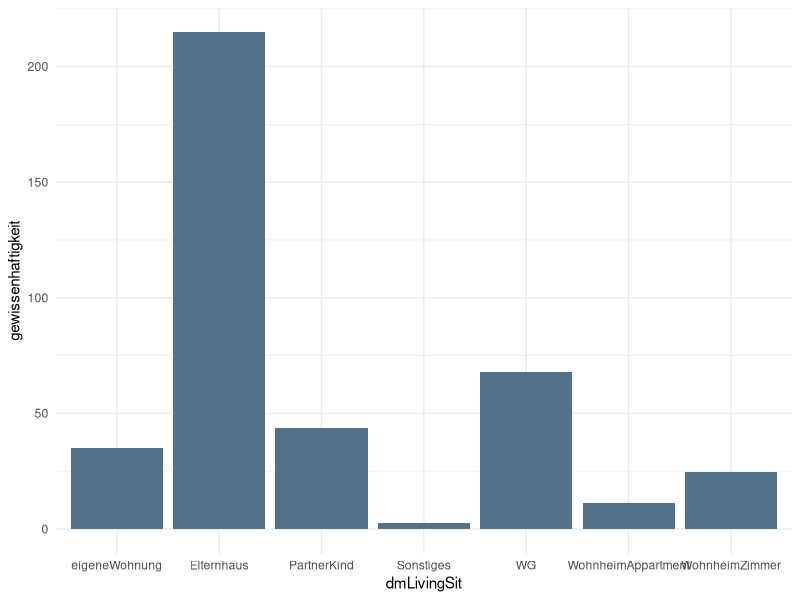
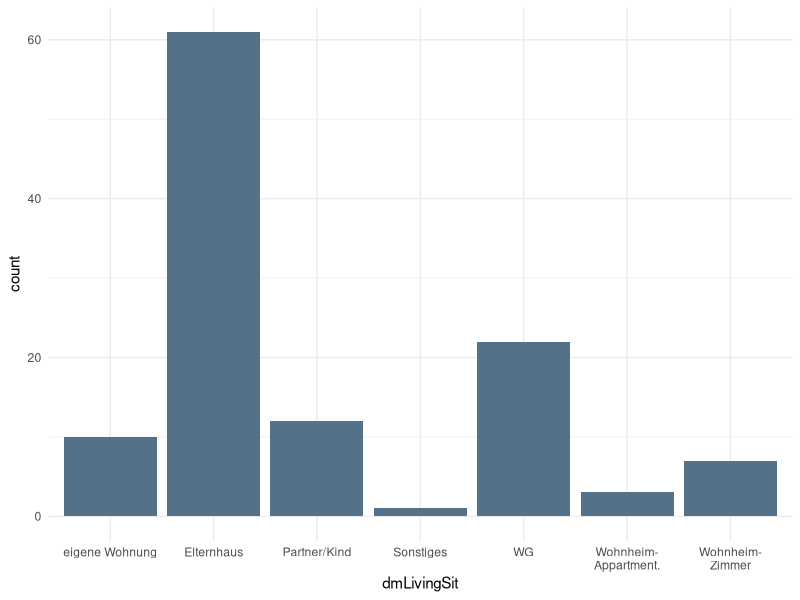
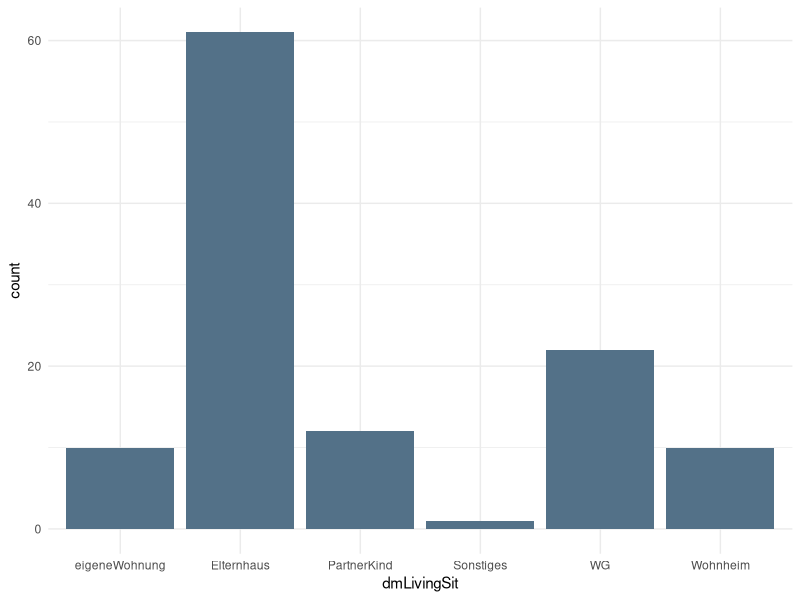
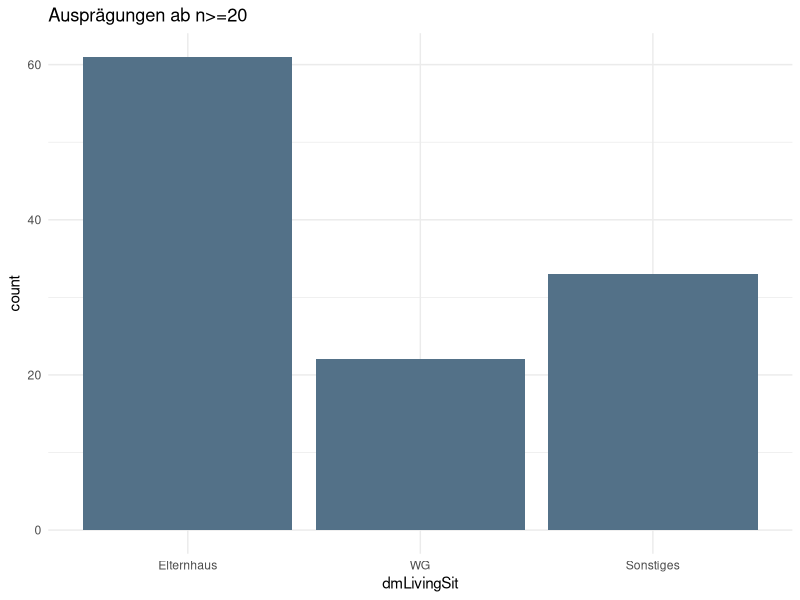
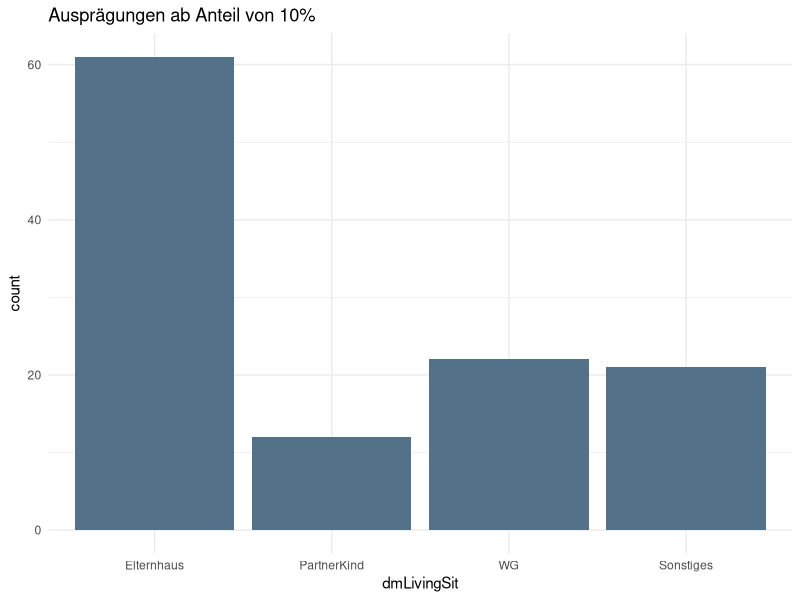
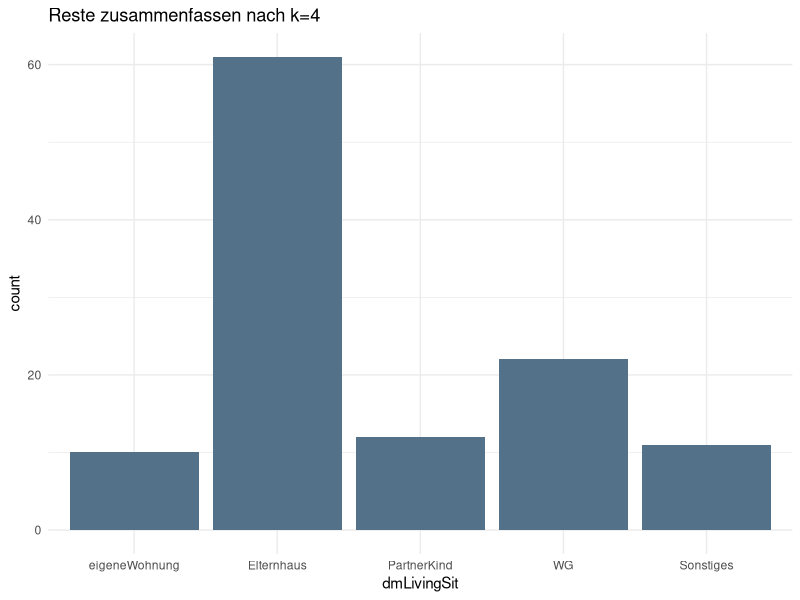
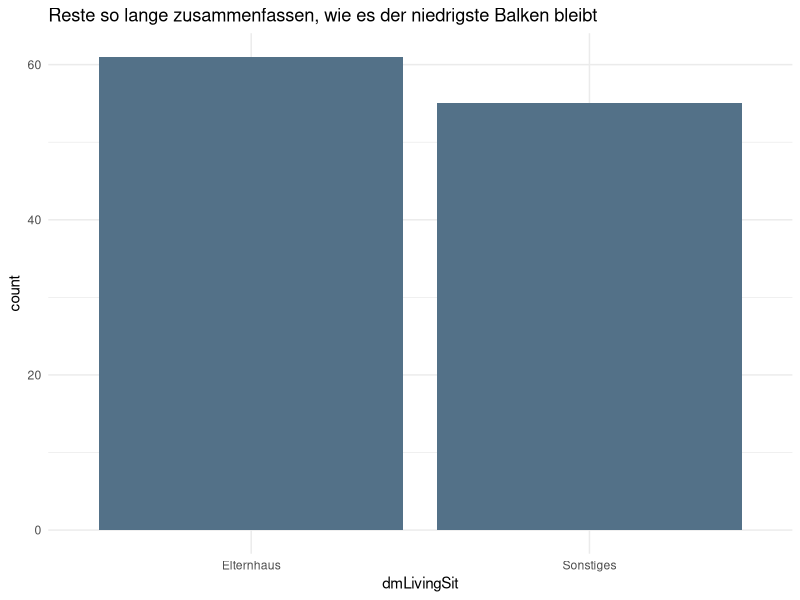
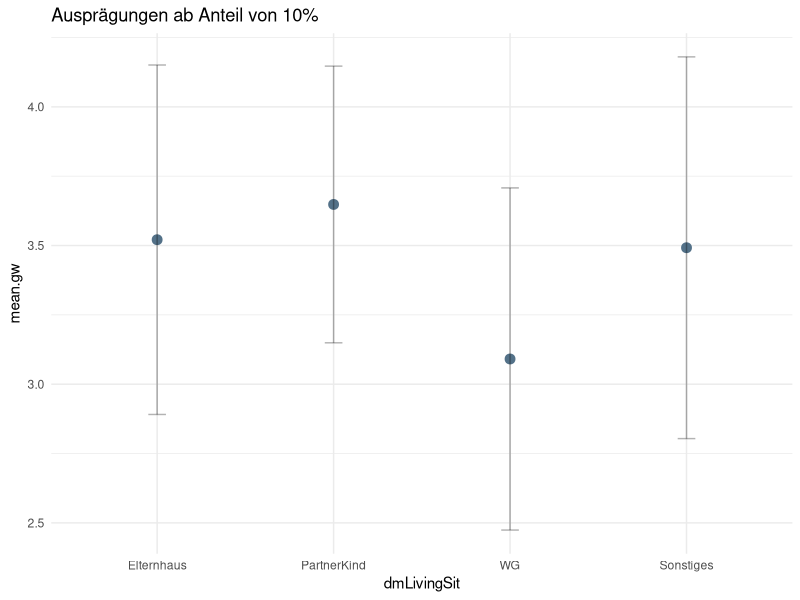

The R script that drew these images, in order:
## ---- chunk 1
library(tidyverse)

dataset <- read.csv("dataset_srl_challenges_wrangled.csv")
## ---- chunk 2
dataset %>% 
  ggplot()+
  geom_col(aes(dmLivingSit, gewissenhaftigkeit), fill = "#537188")+
  theme_minimal()
## ---- chunk 3
# Welche Stufen gibt es noch mal?
levels(factor(dataset$dmLivingSit))

# Plot mit ordentlich benannten Faktorstufen
dataset %>% 
  mutate(dmLivingSit = fct_recode(dmLivingSit,
                                   "eigene Wohnung" = "eigeneWohnung",
                                   "Partner/Kind" = "PartnerKind",
                                   "Wohnheim-\nAppartment." = "WohnheimAppartment",
                                   "Wohnheim-\nZimmer" = "WohnheimZimmer")) %>% 
  ggplot+
  geom_bar(aes(dmLivingSit), fill = "#537188")+
  theme_minimal()
## ---- chunk 4
dataset %>% 
  mutate(dmLivingSit = fct_collapse(dmLivingSit,
                                    Wohnheim = c("WohnheimAppartment", "WohnheimZimmer"))) %>% 
  ggplot+
  geom_bar(aes(dmLivingSit), fill = "#537188")+
  theme_minimal()
## ---- chunk 5
summary(factor(dataset$dmLivingSit))


dataset %>% 
  mutate(dmLivingSit = fct_lump_min(dmLivingSit, min = 20, other_level= "Sonstiges")) %>% 
  ggplot+
  geom_bar(aes(dmLivingSit), fill = "#537188")+
  theme_minimal()+
  ggtitle("Ausprägungen ab n>=20")
## ---- chunk 6
dataset %>% 
  mutate(dmLivingSit = fct_lump_prop(dmLivingSit, prop = 0.1, other_level= "Sonstiges")) %>% 
  ggplot+
  geom_bar(aes(dmLivingSit), fill = "#537188")+
  theme_minimal()+
  ggtitle("Ausprägungen ab Anteil von 10%")

## ---- chunk 7
dataset %>% 
  mutate(dmLivingSit = fct_lump_n(dmLivingSit, n = 4, other_level= "Sonstiges")) %>% 
  ggplot+
  geom_bar(aes(dmLivingSit), fill = "#537188")+
  theme_minimal()+
  ggtitle("Reste zusammenfassen nach k=4")
## ---- chunk 8
dataset %>% 
  mutate(dmLivingSit = fct_lump_lowfreq(dmLivingSit, other_level= "Sonstiges")) %>% 
  ggplot+
  geom_bar(aes(dmLivingSit), fill = "#537188")+
  theme_minimal()+
  ggtitle("Reste so lange zusammenfassen, wie es der niedrigste Balken bleibt")
## ---- chunk 9
dataset %>% 
  mutate(dmLivingSit = fct_lump_prop(dmLivingSit, prop = 0.1, other_level= "Sonstiges")) %>% 
  group_by(dmLivingSit) %>% 
  summarize(mean.gw = mean(gewissenhaftigkeit),
            sd.gw = sd(gewissenhaftigkeit)) %>% 
  ggplot(aes(dmLivingSit, mean.gw))+
  geom_point(color = "#537188", size=3)+
  geom_errorbar(aes(ymin=mean.gw-sd.gw, ymax=mean.gw+sd.gw), width=0.1, alpha=0.3)+
  theme_minimal()+
  ggtitle("Ausprägungen ab Anteil von 10%")
## ---- chunk 10
dataset %>% 
  mutate(dmLivingSit = fct_infreq(dmLivingSit)) %>% 
  ggplot+
  geom_bar(aes(dmLivingSit), fill = "#537188")+
  theme_minimal()+
  ggtitle("Sortierung nach Höhe, absteigend")
## ---- chunk 11
dataset %>% 
  mutate(dmLivingSit = fct_rev(fct_infreq(dmLivingSit))) %>% 
  ggplot+
  geom_bar(aes(dmLivingSit), fill = "#537188")+
  theme_minimal()+
  ggtitle("Sortierung nach Höhe, aufsteigend")
## ---- chunk 12
dataset %>% 
  mutate(dmLivingSit = fct_relevel(dmLivingSit, "Sonstiges", after=Inf)) %>% 
  ggplot+
  geom_bar(aes(dmLivingSit), fill = "#537188")+
  theme_minimal()+
  ggtitle("Sonstiges am Ende platziert")
## ---- chunk 13
dataset %>% 
  group_by(dmLivingSit) %>% 
  summarize(mean.gw = mean(gewissenhaftigkeit),
            sd.gw = sd(gewissenhaftigkeit)) %>% 
  ggplot(aes(x=fct_rev(fct_reorder(dmLivingSit, mean.gw)), mean.gw))+
  geom_point(color = "#537188", size=3)+
  geom_errorbar(aes(ymin=mean.gw-sd.gw, ymax=mean.gw+sd.gw), width=0.1, alpha=0.3)+
  theme_minimal()+
  ggtitle("Sortierung in Abhängigkeit von Gewissenhaftigkeit")
## ---- chunk 14
#| echo: false

dataset %>% 
  mutate(dmLivingSit = fct_recode(dmLivingSit,
                                   "eigene Wohnung" = "eigeneWohnung",
                                   "Partner/Kind" = "PartnerKind",
                                   "Wohnheim-\nAppartment." = "WohnheimAppartment",
                                   "Wohnheim-\nZimmer" = "WohnheimZimmer")) %>%
  group_by(dmLivingSit) %>% 
  summarize(mean.study = mean(suboptimal_study),
            sd.study = sd(suboptimal_study),
            n = n()) %>% 
  ggplot(aes(x=fct_relevel(fct_rev(fct_reorder(dmLivingSit, mean.study)), "Sonstiges", after=Inf), mean.study))+
    geom_errorbar(aes(ymin=mean.study-sd.study, ymax=mean.study+sd.study), width=0.1, alpha=0.3)+
  geom_point(color = "#537188", size=3)+
  theme_minimal()+
  ggtitle("Lernort in Abhängigkeit von Wohnsituation")+
  xlab("Wohnsituation")+
  ylab("Wie ungünstig ist der Lernort?")

# Was ist alles drin?
# fct_recode
# fct_reorder
# fct_rev
# fct_relevel
